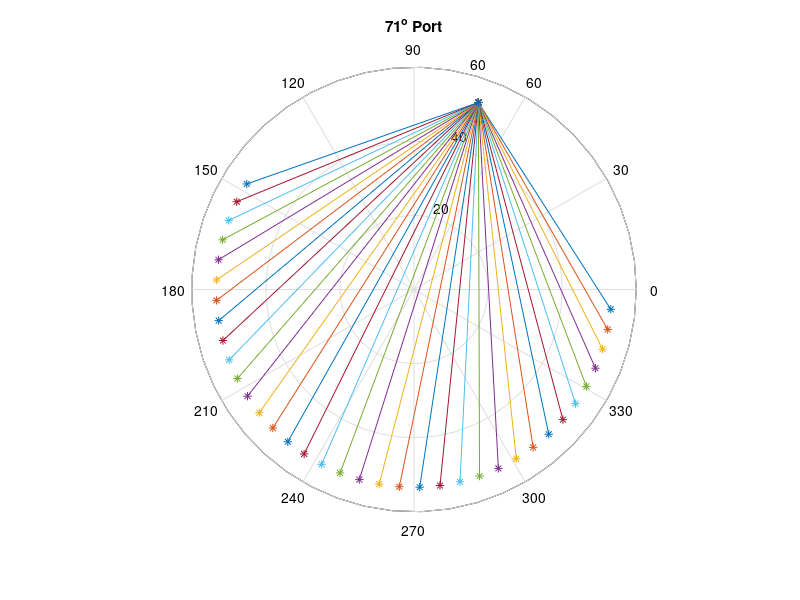
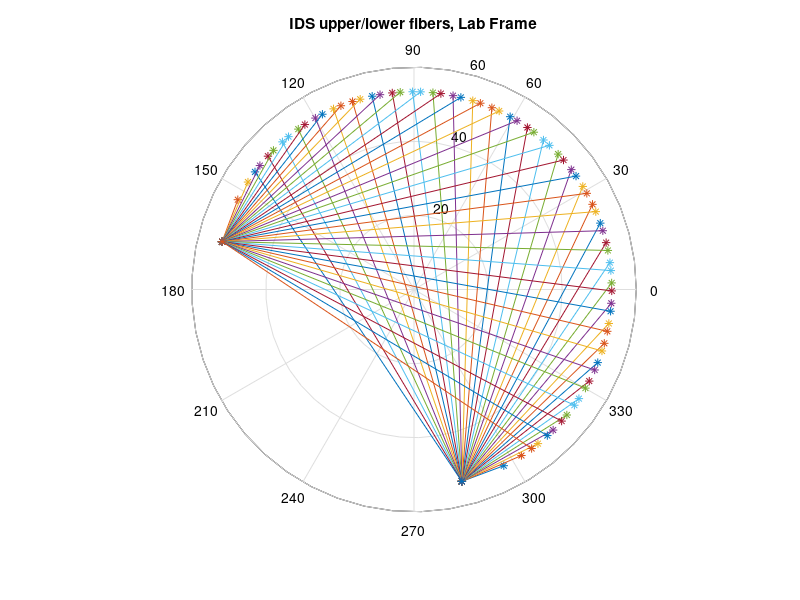

Source code (MATLAB) for these figures, in order:
% Aaron Hossack
% Jan 17th 2012
%
% Updated June 2013
%clear all; 
close all; clc;
addpath('~/IDS/Matlab/');
%addAllThePaths;
%cd('T:\RChandra\NewCodes\Geometry');
%
% This code takes calibration data from backlighting the new IDS fibers
% onto a screen to determine the angle, volume, and impact parameters of
% the various chords.
% clear all; close all; clc;
%% Settings
saveLength71 = 0; % save chrod lengths for 71 degree port chords

save1 = 0; % save 'impacts' as 'impacts1.mat'.  This configuration has the  
           % 'Upper/Long' fiber (smaller channel numbers) in the "old"
           % reentrant port at 71 degrees in machine coordinates.  Channel
           % 1 is oriented toward the top of the machine and channel 36 the
           % bottom.  The 'lower/short' fiber is on an axial port at 45
           % degrees on the X side of the machine.  Channel 37 is looking
           % toward the the small cones (inboard) and channel 72 is looking
           % toward the ring (outboard).
           
saveNim1 = 1; % save 'IDScoords.mat' with 'origin' and 'IDSchords' variables
           
save2 = 0; % save 'impacts' as 'impacts2.mat'.  This configuration has the 
           % 'Upper/Long' fiber in the upper mohawk port #6 with the fiber
           % fan in midplane.  Channel 1 is aimed down toward the bottom of
           % the machine and channel 36 is aimed up.  The 'lower/short'
           % fiber is on an axial port (either 45 or 270 degrees) with
           % channel 37 always aiming inboard, same as 'impacts1'.
           
saveLengthMohawk = 0; % save chord lengths for the above configuration
           
save3 = 0; % save 'impacts' as 'impacts3.mat'.  This is a special
           % configuration for velocity zeroing where the 'Upper/Long'
           % fiber is on the X side 135 degree port and the 'lower/short'
           % fiber is on the Y side 135 degree port.  Channels 1 and 37
           % both aim toward the geometric axis and 36 and 72 aim toward
           % the ring.
           
save4 = 0; % save 'impacts' as 'impacts4.mat'.  This has the long fiber in 
           % the mohawk port, just as in configuration 2, but rotated 90
           % degrees counter clockwise.  Channel 1 faces the y side
           % (positive z direction).

save5 = 0; % save 'impacts' as 'impacts5'. Upper mowhawk #6, lower mowhawk 
           % #6.

save6 = 0; % save 'impacts' as 'impacts6', Upper mohawk #1-#10, with secant
           % and nimrod coordinates

% raw = [247.5, 250.5, 253.5, 256.5, 259.5, 263.0,... % real unaltered data
%     265.5, 268.0, 271.0, 274.0, 277.0,...
%     280.0, 282.5, 285.0, 287.5, 290.5,...
%     293.0, 295.5, 298.5, 301.0, 304.0,...
%     306.5, 309.5, 312.0, 315.0, 318.0,...
%     321.0, 324.0, 327.0, 330.0, 332.5,...
%     336.0, 339.0];

% raw = [244.6, 247.5, 250.5, 253.5, 256.5, 259.5, 263.0,... % filling in extra 3 points
%     265.5, 268.0, 271.0, 274.0, 277.0,...
%     280.0, 282.5, 285.0, 287.5, 290.5,...
%     293.0, 295.5, 298.5, 301.0, 304.0,...
%     306.5, 309.5, 312.0, 315.0, 318.0,...
%     321.0, 324.0, 327.0, 330.0, 332.5,...
%     336.0, 339.0, 341.9, 344.8];
raw = 2.95 * [1:36];

% Center on zero degrees

angles = raw - raw(1) - 0.5*(raw(end) - raw(1)); % chord angles out of lens

R = 55.5; % cm, radius of machine

alpha = 180 - 2*angles; % angle from one end of chord, to geometric axis, to other end of chord
                        % (because the angles in a triangle must add up to
                        % 180)

r = 2 * R * sind(0.5 * alpha); % chord lengths

if saveLength71
    chordLength = r;
    save chordLength71.mat chordLength
end

x = r .* cosd(angles); % projection of chords on midplane diameter
% figure(14)
% plot(x)

% x = 222./(2.*(tand(angles).^2 + 1)); % projection of chords on midplane diameter

% r = x./cosd(angles); % length of chords

ratio = 0.02667/1.11; % radius to height ratio of cone

vol = pi*ratio^2*(1/3)*r.^3;

impacts1 = -R*sind(angles); % sign flip simply for orientation w.r.t machine
% figure(15)
% plot(impacts1)

%% For NIMROD comparison, find angles

% assuming IDS is in port 6 and -6
CoordRot = 225;
theta_port = 31.87; % degrees, port axis w.r.t machine radius
anglesTop = angles + theta_port;
anglesBot = angles - theta_port;
terminalAng1 = 180-2.*anglesTop + 59;
terminalAng2 = 180-2.*anglesBot - 59;
theta1 = terminalAng1;
theta2 = terminalAng2;
theta = [terminalAng1(end:-1:1), terminalAng2];
  theta = mod(theta +CoordRot ,360); % translate to machine coordinates
% 

% assuming IDS is in a radial port
% y = r .* sind(angles ); % dist. from diameter perp. up to chord end
% 
% thetaR = asind(y ./ R); % find angles w.r.t geom. axis from mid. of array
% 
% thetaR(1:3) = thetaR(1:3) + 2 .* (-90 - thetaR(1:3)); % mirror these angles past 90
% thetaR(end-2:end) = thetaR(end-2:end) + 2 .* (90 - thetaR(end-2:end));
% originR = [53.385, 1, 71]

% 
thetaR = 180-2*angles +71;
 originR = [53.385, 1, 71]

 Rnim = 53.385; % NIMROD HIT-SI major radius
% 
 origin = [Rnim, 0, 71+225 ; Rnim, 0, -59]; % coordinates of IDS wide angle lens
origin(1:36,1) = ones(1,36).*Rnim;
origin(1:36,2) = ones(1,36).*1;
origin(1:36,3) = ones(1,36).*(59+CoordRot);
origin(37:72,1) = ones(1,36).*Rnim;
origin(37:72,2) = ones(1,36).*1;
origin(37:72,3) = ones(1,36).*(-59+CoordRot);

origin(:,1:2) = origin(:,1:2).*.01;

IDSchords = ones(length(theta), 3); % initialize array

IDSchords(:, 1) = Rnim * IDSchords(:, 1) .* .01; % plug in R coordinates

IDSchords(:, 2) = 1 * IDSchords(:, 2) .* .01; % zero out Z coordinate

IDSchords(:, 3) = theta' .* IDSchords(:, 3); % set toroidal angles




figure(12)
polar([ones(1,length(theta1)).*originR(3); thetaR].*(pi/180),[ones(36,1).*Rnim ones(36,1).*Rnim]' ,'-*');
[ones(1,length(theta1)).*originR(3); thetaR].*(pi/180),[ones(36,1).*Rnim ones(36,1).*Rnim]
title('71^o Port')
% plot(IDSchords(:, 3), '+');
figure(13)
polar([ones(1,length(theta1)).*origin(1,3); theta(1:36)].*(pi/180),[ones(36,1).*Rnim ones(36,1).*Rnim]' ,'-*');
[ones(1,length(theta1)).*origin(1,3); theta(1:36)].*(pi/180),[ones(36,1).*Rnim ones(36,1).*Rnim]
title('IDS upper/lower fibers, Lab Frame');
hold on;
polar([ones(1,length(theta2)).*origin(37,3); theta(37:end)].*(pi/180),[ones(36,1).*Rnim ones(36,1).*Rnim]' ,'-*');
[ones(1,length(theta2)).*origin(37,3); theta(37:end)].*(pi/180),[ones(36,1).*Rnim ones(36,1).*Rnim]

if saveNim1
    save IDScoords.mat origin IDSchords;
end

%% For axial port, find major radius where chord intersects midplane
% rPort = 36.8; % cm, approximate radius of axial port
% 
% rMAxis = 34; % cm, radius of magnetic axis
% 
% Rpol = 31.26; % cm, distance from midplane to wall
% 
% a0 = atand((rPort - rMAxis) / Rpol); % angle offset, ie: angle from z-hat to mag. axis
% 
% hypotn = hypot((rPort - rMAxis), Rpol); % distance directly from port to mag. axis
% 
% pAngles = angles + a0; % poloidal angles w.r.t. mag. axis
% 
% impacts1 = [impacts1, hypotn*sind(pAngles)];
rPort = 36.8; % cm, major radius location of port

zPort = 31.26 + 2.54 + 1.27; % cm, distance from magnetic axis to wall + thickness of window + thickness of wall

yPol = zPort * tand(angles(end:-1:1));

Rpol = rPort - yPol; % convert to major radius

impacts1 = [impacts1, Rpol];


if save1
    figure(1)
plot(impacts1, '+');
title('Impacts 1');

    impacts = impacts1;
    save impacts1.mat impacts
end

%% Update - View with fan in midplane, mohawk port #6

theta_port = 31.87; % degrees, port axis w.r.t machine radius

theta_chords = angles + theta_port;

y_tor = R * sind(theta_chords);

impacts2 = impacts1; % copy over previous impacts array

impacts2(1:36) = y_tor;



if save2
    figure(2)
plot(impacts2, '+');
title('Impacts 2');
    impacts = impacts2;
    save impacts2.mat impacts
end

%% Update 3-18-15 - Chord lengths for the above configuration

alpha2 = 180 - 2*theta_chords; % angle from one end of chord, to geometric axis, to other end of chord
                        % (because the angles in a triangle must add up to
                        % 180)

r2 = 2 * R * sind(0.5 * alpha2); % chord lengths                        
                        
if saveLengthMohawk
    chordLength = r2;
    save chordLengthMohawk.mat chordLength;
end

%% Velocity Zeroing configuration

impacts3 = [impacts1(37:72), impacts1(37:72)];



if save3
    figure(3)
plot(impacts3, '+');
title('Impacts 3');
    impacts = impacts3;
    save impacts3.mat impacts
end

%% Mohawk #6, chords perpendicular to midplane

half_ch_length = R * cosd(theta_port); % half chord length of axis of lens

displacement = half_ch_length * sind(angles); % displacement axially from magnetic axis.

impacts4 = [displacement(end:-1:1), impacts2(37:72)];


if save4
    figure(4)
    plot(impacts4, '+');
    title('Impacts 4');

    impacts = impacts4;
    save impacts4.mat impacts
end

%% Top Mohawk #6, Bottom Mohawk #6

theta_port = 31.87; % degrees, port axis w.r.t machine radius

theta_chords = -angles + theta_port;

y_tor = R * sind(theta_chords);

impacts5(1:36) = y_tor;
theta_port = -31.87; % degrees, port axis w.r.t machine radius

theta_chords = angles + theta_port;

y_tor = R * sind(theta_chords);

impacts5(37:72) = y_tor;  

if save5
    figure(5)
    plot(impacts5, '+');
    title('Impacts 5');

    impacts = impacts5;
    save impacts5.mat impacts
end

%% all the bottom mohawk
if save6 

Origin(1:10,1) = ((13.736) + (0:9)'.*9) ;% normalize later + 225; % ports, in Normal Machine Coordinates (Tm)
Gamma(1:10,1) = 180 - Origin(1:10,1); % angle between origin-port and origin-convergence point
a = 57.785; %Radial location that the ports converge to 
%R = 60.96; % R machine ( MAY BE TANK R, NOT PLASMASPRAY R
R = 55.5; % 
c(1:10,1) = sqrt( R.^2 + a.^2 -2*R*a*cosd( Gamma )); % chord from port to convergence point 
B(1:10,1) = asind(a*sind(Gamma)./c); % angle off of the radial that the port is
% angle between origin-port and port-convergence point
GammaB = 180-2.*B; % angle between origin-port and origin-(intersection of port-convergence point
% with wall of chamber)
Lengths(1:10,1) = 2* R*sind(GammaB); % apply law of sines for a triangle subtending a circle,
% get length of secant across circle from port to wall
Origin(1:10,2) = Origin(1:10)+GammaB; % ending theta locations, still John coordinates
figure(7);
%Machine coords

Origin = mod(Origin +CoordRot,360);
OutputI = [ ones(3,1).* Rnim .* .01 ones(3,1) .* .01 Origin(1:3,1)];
OutputF = [ ones(3,1).* Rnim .* .01 ones(3,1) .* .01 Origin(1:3,2)];

IDSchords = [IDSchords ; OutputF];
origin = [origin ; OutputI];

h=polar(Origin'.*(pi/180),[ones(10,1).*55.785 ones(10,1).*57]' ,'-*');

title('Mohawk lines of sight, Lab frame');

save coords06.mat IDSchords origin
end
